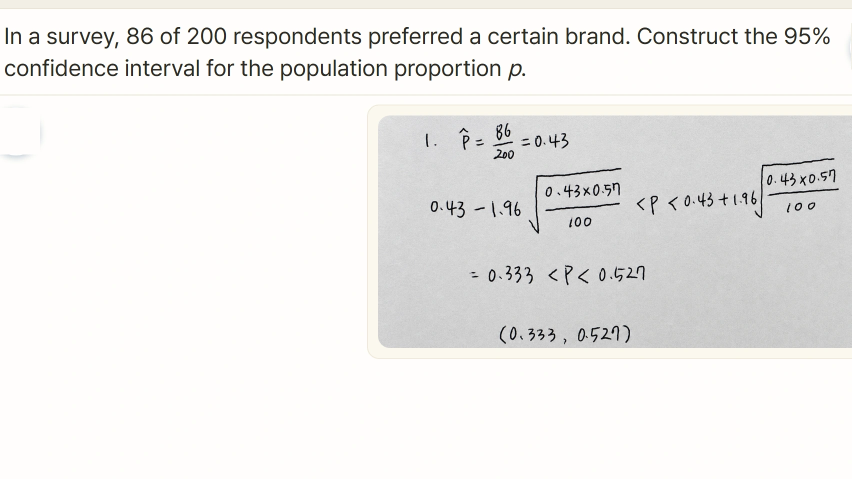
#> input picture scripts/figure-sources/cluney-tutor-ui.webp, 1703 x 957 px (shown at 1/2 size)
$ python build_project_figures.py
#> lines starting #> are read from the running program, lines starting #| are printed output that depends on the picture
"""One frame per project, and each frame shows the thing that was built.

The first version of these was decoration; the second was a data card - a bar
and three numbers - which said what the sentence beside it already said. Both
missed the point of a picture on this page, which is that you should be able to
tell what a project is by looking at it.

Five of the six now show the system itself: four are frames lifted from the
demo films in this repository, and the tutoring shot is the paper's Figure 1
with its a-e callouts painted out. The slot renders about 470px wide, so a
whole application window is illegible in it; every crop here is tight enough
that the screen reads at the size it is actually shown.

Instructional design has no system to photograph - it produced a report - so it
keeps a drawn frame, and says its method rather than claiming a result.

Nothing is invented. The ratings, the correlations and the cohort sizes on the
drawn frames are all on the site already, in the entries and on the paper pages.

Run after adding a project:  python scripts/build_project_figures.py
"""

import os

from PIL import Image, ImageDraw, ImageFont

ROOT = os.path.dirname(os.path.dirname(os.path.abspath(__file__)))
W, H, MARGIN = 1200, 675, 52
SOFT, PAPER, LINE = (245, 249, 249), (255, 255, 255), (223, 231, 233)
INK, BODY, MUTED = (23, 37, 42), (70, 87, 92), (102, 120, 125)
ACCENT, PALE, WARM = (31, 66, 117), (228, 234, 244), (181, 93, 62)

SB = r"C:\Windows\Fonts\seguisb.ttf"
UI = r"C:\Windows\Fonts\segoeui.ttf"
BD = r"C:\Windows\Fonts\segoeuib.ttf"
f_title = ImageFont.truetype(BD, 32)
f_sub = ImageFont.truetype(UI, 19)
f_lab = ImageFont.truetype(SB, 21)
f_small = ImageFont.truetype(UI, 17)
f_num = ImageFont.truetype(BD, 46)
f_huge = ImageFont.truetype(BD, 72)
f_foot = ImageFont.truetype(UI, 18)


# [6 lines left out: function frame, not called in this run]


def foot(d, text):
    d.text((MARGIN, H - 54), text, font=f_foot, fill=BODY)


# [130 lines left out: functions bars, pipeline, fit_source, ai_tutoring, agentic_career, ai_copilot and 4 more, not called in this run]


BUILDERS = {
    "ai-tutoring-cluney": ai_tutoring,
    "agentic-career-keris": agentic_career,
    "ai-copilot-iitp": ai_copilot,
    "instructional-design-keris": instructional_design,
    "tree-disease-sungha": tree_disease,
    "veem-brl": veem_brl,
    "vr-dementia-biomarker": vr_dementia,
}


# --- home cards -------------------------------------------------------------
# The full frames are built for 1200px on the projects page. The home shows them
# in a 124px-tall box, where a 1200x520 panel lands at about a tenth of its size
# and every one of them turns into the same grey rectangle. So the cards get
# their own frame: one fact, set large enough to survive the shrink. Same
# palette and type, so the two sizes still read as one system.
TW, TH = 900, 300
f_tnum = ImageFont.truetype(BD, 116)
f_tlab = ImageFont.truetype(SB, 30)
f_tsub = ImageFont.truetype(UI, 25)


# [17 lines left out: function thumb, not called in this run]


THUMBS = {
    "ai-tutoring-cluney": lambda: thumb(
        "4", "ICAP levels", "every tutor reply coded against them",
        ["Passive", "Active", "Constructive", "Interactive"]),
    "agentic-career-keris": lambda: thumb(
        "5.00", "out of 5", "expert rating, automatic record ingestion"),
    "vr-dementia-biomarker": lambda: thumb(
        "94.4%", "classification accuracy", "22 healthy controls  ·  32 patients"),
}


# --- real project imagery ----------------------------------------------------
# (source, seek seconds or None for a still, crop as fractions of the source)
FILMS = os.path.join(ROOT, "assets", "demos")
SOURCES = os.path.join(os.path.dirname(os.path.abspath(__file__)), "figure-sources")

# Boxes are pixels in the source, and every edge sits in empty space - between
# two cards, between two bubbles, at the border of a photograph - so nothing is
# ever sliced through. What is left over after that rarely lands on 16:9, so the
# crop is padded out to the ratio in the source's own background colour rather
# than cut down to it.
REAL = {
    # the worked solution runs to y=640 and the panel closes at 700; the blank
    # half below that is dropped, and the white padding centres what is left
    "ai-tutoring-cluney": (
        os.path.join(SOURCES, "cluney-tutor-ui.webp"), None, (0, 10, 1703, 706)),
    # the card border is at y=44 and its heading at 52, and the Subject Selection
    # card closes at 556, so this takes both sections whole with room either
    # side and lets the white padding make up the ratio. Trimming to 16:9
    # instead was what shaved the heading and cut the last table row.
    "agentic-career-keris": (
        os.path.join(FILMS, "career-agent", "system-demo.mp4"), 30.0, (24, 34, 938, 566)),
    # the debate chatbot is what this project built; the frame that was here came
    # from the self-disclosure demo, which is a different study. 415 stops above
    # the Stage 3 banner, and the white margin either side is what the padding
    # samples, so the bands it adds are invisible
    "ai-copilot-iitp": (
        os.path.join(ROOT, "assets", "publications", "debate-chatbot", "figure-1.png"),
        None, (8, 8, 842, 415)),
    # 1276 leaves the sixth step a margin instead of ending flush against it
    "veem-brl": (
        os.path.join(FILMS, "vr-biomarker", "kiosk-playthrough.mp4"), 42.8, (30, 18, 1276, 616)),
    # 455 stops above the Base station callout, which belongs to the photograph
    # on the other side of the join and was being sliced
    "vr-dementia-biomarker": (
        os.path.join(FILMS, "vr-biomarker", "kiosk-playthrough.mp4"), 3.3, (0, 0, 809, 455)),
}

# The home card is about 212x124, where no interface text can be read, so the
# thumbnail keeps the part of the picture that reads as a shape: the handwriting,
# the two career panels, the person in the headset.
THUMB_W, THUMB_H = 960, 540   # exactly 16:9, so the card crops nothing
# Cropping again for the card sliced an equation in half and cut the report's
# text off top and bottom. At 212px nothing is legible either way, so the card
# shows the whole picture and keeps its shape intact.
REAL_THUMBS = {
    "ai-tutoring-cluney": (0.0, 0.0, 1.0, 1.0),
    "agentic-career-keris": (0.0, 0.0, 1.0, 1.0),
    "vr-dementia-biomarker": (0.0, 0.0, 1.0, 1.0),
}


def _frame(path, seconds):
    if seconds is None:
        return Image.open(path).convert("RGB")
#> returned value is the input picture: PIL image 1703x957 RGB; mean R, G, B 238.1, 236.7, 235.2
    import subprocess, tempfile
    import imageio_ffmpeg
    tmp = os.path.join(tempfile.gettempdir(), "projfig.png")
    subprocess.run([imageio_ffmpeg.get_ffmpeg_exe(), "-y", "-loglevel", "error",
                    "-ss", "%.2f" % seconds, "-i", path, "-frames:v", "1", tmp], check=True)
    return Image.open(tmp).convert("RGB")


def _pad_to(im, ratio):
    """Grow the shorter side with the picture's own edge colour, never crop."""
#> called with ratio = 1.78
    w, h = im.size
#> w = 1703; h = 696
    tw, th = (w, round(w / ratio)) if w / h > ratio else (round(h * ratio), h)
#> tw = 1703; th = 958
    if (tw, th) == (w, h):
        return im
    edge = im.getpixel((2, 2)) if th > h else im.getpixel((2, h - 3))
#> edge = (242, 239, 229)
    out = Image.new("RGB", (tw, th), edge)
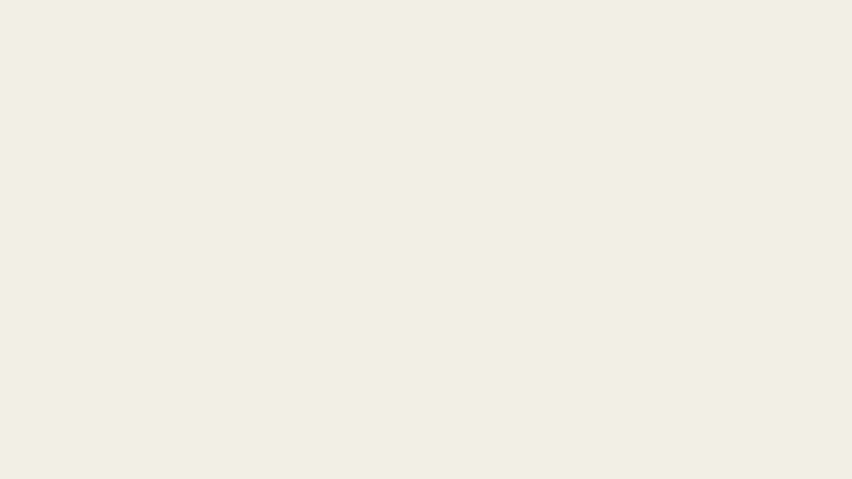
#> out: PIL image 1703x958 RGB (shown at 1/2 size); mean R, G, B 242, 239, 229
    out.paste(im, ((tw - w) // 2, (th - h) // 2))
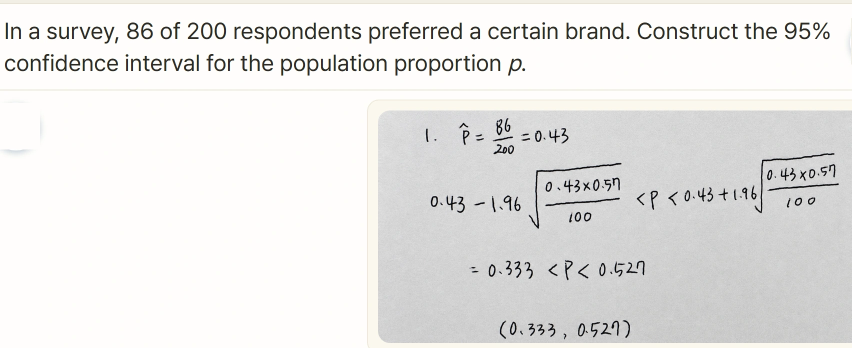
#> im: PIL image 1703x696 RGB (shown at 1/2 size); mean R, G, B 232, 230.9, 229.5
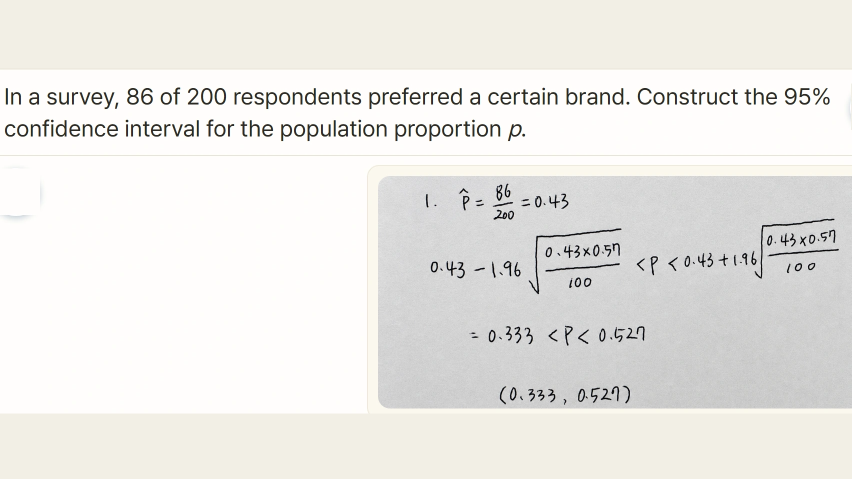
#> out: PIL image 1703x958 RGB (shown at 1/2 size); mean R, G, B 234.7, 233.1, 229.4
    return out


def _crop_fraction(im, box, ratio):
    """A box given as fractions, then padded - used for the home thumbnails."""
    w, h = im.size
    return _pad_to(im.crop((int(box[0] * w), int(box[1] * h),
                            int(box[2] * w), int(box[3] * h))), ratio)


def real_figure(slug):
    path, seconds, box = REAL[slug]
    return _pad_to(_frame(path, seconds).crop(box), W / H).resize((W, H), Image.LANCZOS)
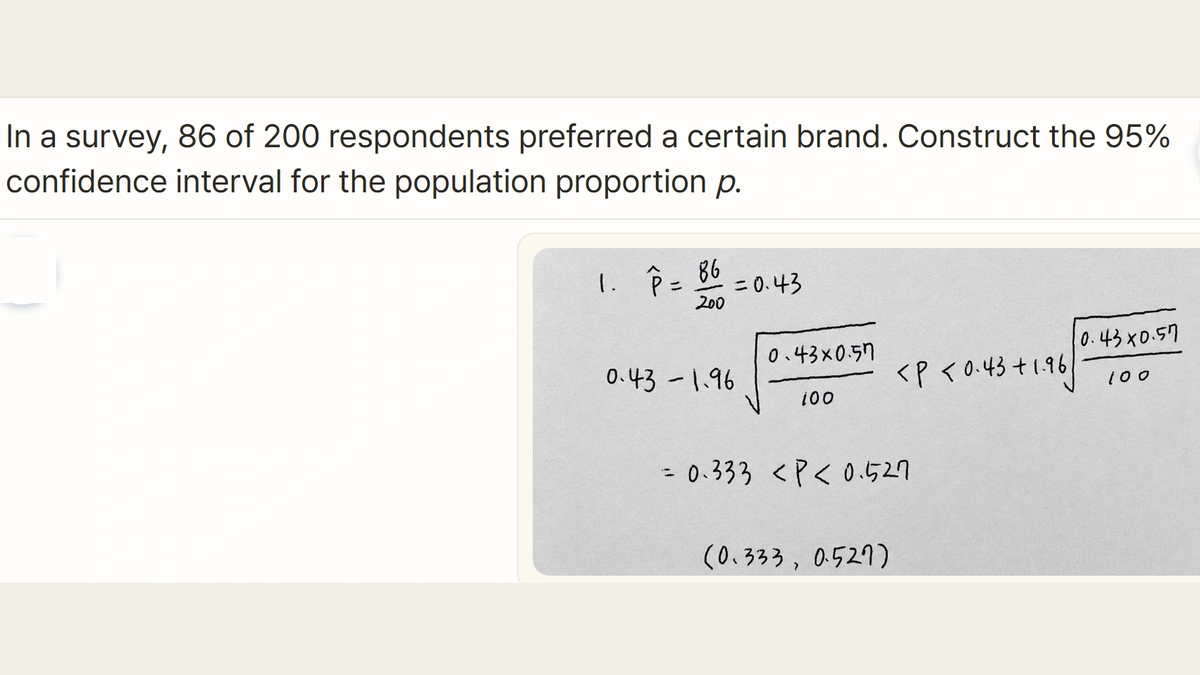
#> returned value: PIL image 1200x675 RGB; mean R, G, B 234.7, 233, 229.3


def main():
    for slug in list(REAL) + [k for k in BUILDERS if k not in REAL]:
        out_dir = os.path.join(ROOT, "assets", "projects", slug)
        os.makedirs(out_dir, exist_ok=True)
        if slug in REAL:
            fig = real_figure(slug)
            kind = "photographed"
        else:
            fig = BUILDERS[slug]()
            kind = "drawn"
        fig.save(os.path.join(out_dir, "figure.webp"), "WEBP", quality=90, method=6)
        if slug in REAL_THUMBS:
            _crop_fraction(fig, REAL_THUMBS[slug], THUMB_W / THUMB_H).resize(
                (THUMB_W, THUMB_H), Image.LANCZOS).save(
                os.path.join(out_dir, "thumb.webp"), "WEBP", quality=92, method=6)
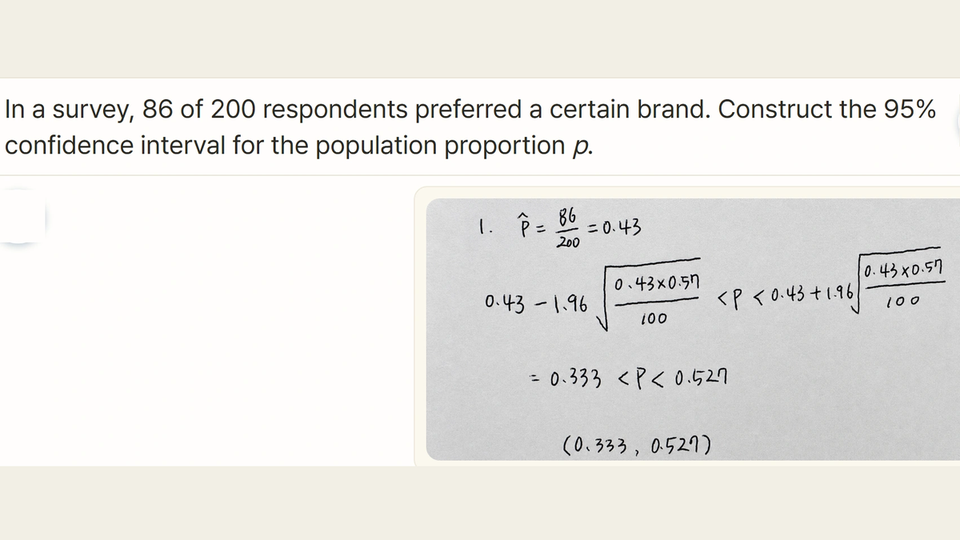
#> saved as thumb.webp: PIL image 960x540 RGB; mean R, G, B 234.6, 233, 229.3
        elif slug in THUMBS:
            THUMBS[slug]().save(os.path.join(out_dir, "thumb.webp"), "WEBP", quality=92, method=6)
        print(f"{slug:28s} {kind}")


if __name__ == "__main__":
#> (the run stopped early here; a loop or call above may not have finished)
